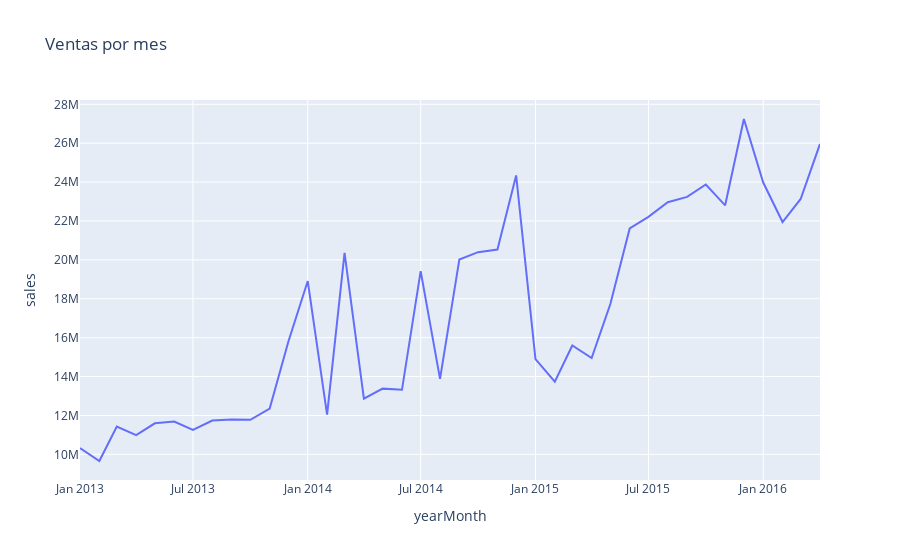

The notebook cell this image was saved under:
### Code cell
import plotly.express as px

fig = px.line(
    df,
    x="yearMonth",
    y="sales",
    title="Ventas por mes"
)
fig.show()

### Figure 1 — Plotly figure (JSON) as saved in the notebook; plotly's stock layout.template omitted (floating-point values rounded to 4 significant figures)
{"data": [{"hovertemplate": "yearMonth=%{x}<br>sales=%{y}<extra></extra>", "legendgroup": "", "line": {"color": "#636efa", "dash": "solid"}, "marker": {"symbol": "circle"}, "mode": "lines", "name": "", "orientation": "v", "showlegend": false, "type": "scatter", "x": ["2013-01", "2013-02", "2013-03", "2013-04", "2013-05", "2013-06", "2013-07", "2013-08", "2013-09", "2013-10", "2013-11", "2013-12", "2014-01", "2014-02", "2014-03", "2014-04", "2014-05", "2014-06", "2014-07", "2014-08", "2014-09", "2014-10", "2014-11", "2014-12", "2015-01", "2015-02", "2015-03", "2015-04", "2015-05", "2015-06", "2015-07", "2015-08", "2015-09", "2015-10", "2015-11", "2015-12", "2016-01", "2016-02", "2016-03", "2016-04"], "xaxis": "x", "y": [10330000.0, 9659000.0, 11430000.0, 10990000.0, 11600000.0, 11690000.0, 11260000.0, 11740000.0, 11790000.0, 11780000.0, 12360000.0, 15800000.0, 18910000.0, 12040000.0, 20370000.0, 12860000.0, 13380000.0, 13320000.0, 19420000.0, 13890000.0, 20020000.0, 20400000.0, 20530000.0, 24340000.0, 14900000.0, 13740000.0, 15600000.0, 14960000.0, 17730000.0, 21620000.0, 22210000.0, 22960000.0, 23240000.0, 23880000.0, 22800000.0, 27240000.0, 23980000.0, 21950000.0, 23130000.0, 25960000.0], "yaxis": "y"}], "layout": {"legend": {"tracegroupgap": 0}, "title": {"text": "Ventas por mes"}, "xaxis": {"anchor": "y", "domain": [0, 1], "title": {"text": "yearMonth"}}, "yaxis": {"anchor": "x", "domain": [0, 1], "title": {"text": "sales"}}}}
